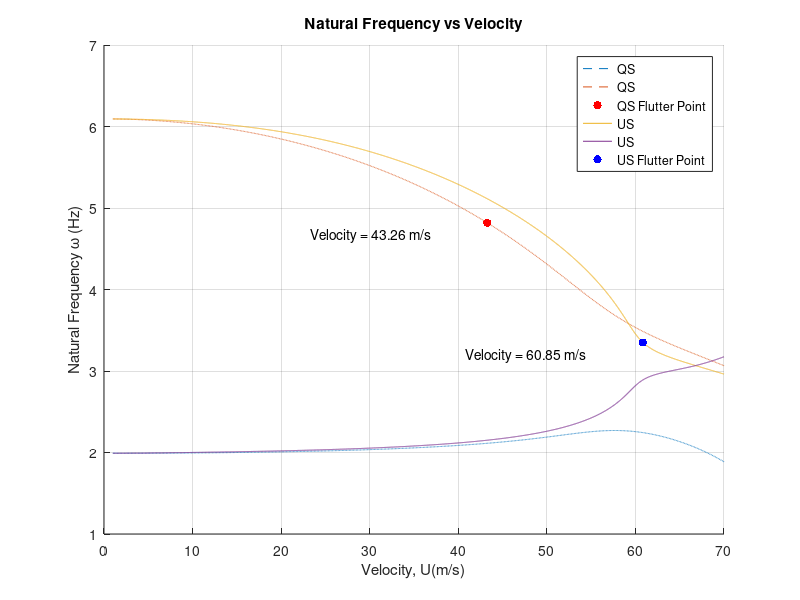
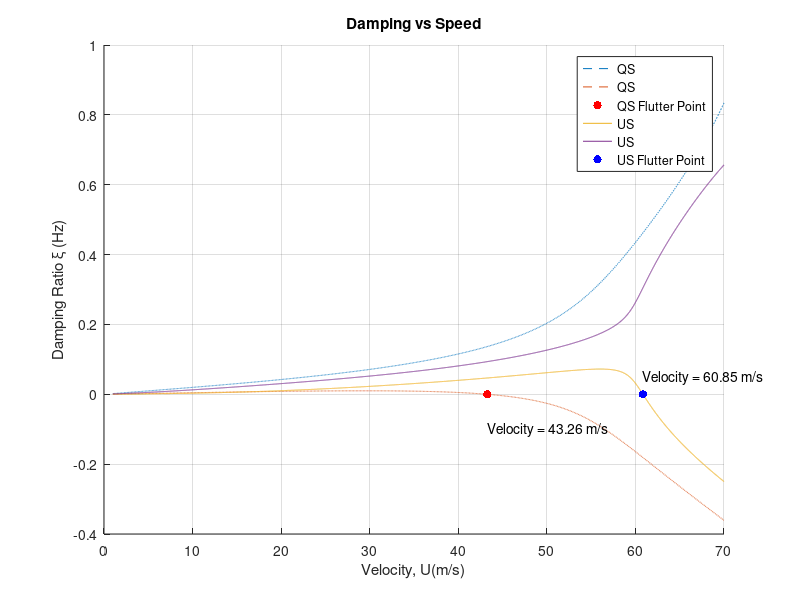

Reproduce these figures in MATLAB, in order.
clc
clear all

% Variables
MATERIAL_RHO = 2000;
AIR_RHO = 1.225;
c = 0.5;
b = c/2;
t = 0.02;
Xf = 0.45 * c;
LENGTH = 2.0;
MASS = MATERIAL_RHO * t * c * LENGTH;
Wh = 2 * 2 * pi;
Wa = 6 * 2 * pi;

a = Xf - b;
e = (Xf/c) - 0.25;

S = -MASS * a;
I_a = ((1/12)*MASS*c^2)+(MASS*a^2);

Kh = MASS*(Wh^2);
Ka = I_a*(Wa^2);

% Forming Matrix A, B, C, D , E, F
A = [ MASS S;
      S I_a ];

B = pi * (b^2) * [
      1 (b - Xf);
      (b - Xf) (((b-Xf)^2)+((b^2)/8)) ];

C = zeros(2);

D = pi * c * [ 
      1 (((3*c/4)-Xf)+c/4);
      (-e*c) ((b-Xf)^2+((3*c/4)-Xf)*(c/4)) ];

E = [ Kh 0;
      0 Ka ];

F = pi* c * [ 
      0 1;
      0 (-e*c) ];

U = linspace(1, 70, 7000);
QS_freq = zeros(70, 2);
QS_damp = zeros(70, 2);
I = eye(2);
ZEROS = zeros(2);

QS_flutter = 0;
stopper = 0;
idx = 0;

for i=1:length(U)
  
    M = A + AIR_RHO * B;
    H = C + AIR_RHO * U(i) * D;
    K = E + AIR_RHO * (U(i)^2) * F;

    
    Q = [ I ZEROS; ZEROS M ] \ [ ZEROS I; -K -H ];
    [vector, value] = eig(Q);
    sorted_value = sort(diag(value));
    
    QS_freq(i, 1) = abs(sorted_value(1)) / (2*pi); 
    QS_freq(i, 2) = abs(sorted_value(3)) / (2*pi);
    
    QS_damp(i, 1) = -real(sorted_value(1)) / abs(sorted_value(1));
    QS_damp(i, 2) = -real(sorted_value(3)) / abs(sorted_value(3));
    
    if(QS_damp(i, 2) < 0 && stopper == 0)
        QS_flutter = U(i);
        idx = i;
        stopper = stopper + 1;
    end

end


% Unsteady Aerodynamics
sai_1 = 0.165;
sai_2 = 0.335;
epsilon_1 = 0.0455;
epsilon_2 = 0.30;

US_freq = zeros(70, 2);
US_damp = zeros(70, 2);

US_flutter = 0;
US_stopper = 0;
US_idx = 0;

for j = 1:length(U)
    
    phi_0 = 0.5; % slide 29
    phi_d_0 = (epsilon_1 * U(j) * sai_1)/b + (epsilon_2 * U(j) * sai_2)/b;
    
    M = [
        MASS + AIR_RHO*pi*(b^2), S - AIR_RHO*pi*(b^2)*(Xf-b);
        S - AIR_RHO*pi*(b^2)*(Xf-b),  I_a + AIR_RHO*pi*(b^2)*((Xf-b)^2 + b^2/8)
    ];

    C = AIR_RHO*pi*U(j)*c*[
        phi_0,  c/4 + phi_0 * (3*c/4 - Xf);
        -e*c*phi_0,  (3*c/4 - Xf)*(c/4 - e*c*phi_0);
    ];

    K = [
        Kh + AIR_RHO*pi*U(j)*c*phi_d_0,  AIR_RHO*pi*U(j)*c*(U(j)*phi_0 + (3*c/4 - Xf)*phi_d_0);
        -AIR_RHO*pi*U(j)*e*(c^2)*phi_d_0,  Ka - AIR_RHO*pi*U(j)*e*(c^2)*(U(j)*phi_0 + (3*c/4 - Xf) * phi_d_0)
    ];
    
    W = 2*AIR_RHO*pi*(U(j)^3)*[
        -sai_1*(epsilon_1^2)/b, -sai_2*(epsilon_2^2)/b,  sai_1*epsilon_1*(1-epsilon_1*(1-2*e)),  sai_2*epsilon_2*(1-epsilon_2*(1-2*e));
        e*c*sai_1*(epsilon_1^2)/b, e*c*sai_2*(epsilon_2^2)/b,  -e*c*sai_1*epsilon_1*(1-epsilon_1*(1-2*e)), -e*c*sai_2*epsilon_2*(1-epsilon_2*(1-2*e))
    ];
        
    B = [1 0; 1 0; 0 1; 0 1];
    
    G = [
        -epsilon_1*U(j)/b 0 0 0;
        0 -epsilon_2*U(j)/b 0 0;
        0 0 -epsilon_1*U(j)/b 0;
        0 0 0 -epsilon_2*U(j)/b;
    ];
    
    Q = [
        (-inv(M)*C), (-inv(M)*K), (-inv(M)*W);
        eye(2), zeros(2), zeros(2,4);
        zeros(4,2), B, G  
    ];

    [vector, value] = eig(Q);
    sorted_value = value(imag(value)~=0);
        
    US_freq(j, 1) = abs(sorted_value(1)) / (2*pi); 
    US_freq(j, 2) = abs(sorted_value(3)) / (2*pi);
    
    US_damp(j, 1) = -real(sorted_value(1)) / abs(sorted_value(1));
    US_damp(j, 2) = -real(sorted_value(3)) / abs(sorted_value(3));
    
    if(US_damp(j, 1) < 0 && US_stopper == 0)
        US_flutter = U(j);
        US_idx = j;
        US_stopper = US_stopper + 1;
    end
    
end


figure
title('Natural Frequency vs Velocity')
ylabel('Natural Frequency \omega (Hz)')
xlabel('Velocity, U(m/s)')
grid on
hold on 
plot(U, QS_freq(:, 1), '--')
plot(U, QS_freq(:, 2), '--')
plot(QS_flutter, QS_freq(idx, 2), 'r.', 'MarkerSize', 18)
plot(U, US_freq(:, 1))
plot(U, US_freq(:, 2))
plot(US_flutter, US_freq(US_idx, 1), 'b.', 'MarkerSize', 18)
legend('QS', 'QS', 'QS Flutter Point', 'US', 'US', 'US Flutter Point')
text(QS_flutter-20, QS_freq(idx,2)-0.15, sprintf('Velocity = %.2f m/s', QS_flutter))
text(US_flutter-20, US_freq(US_idx,1)-0.15, sprintf('Velocity = %.2f m/s', US_flutter))


figure
title('Damping Ratio vs Speed')
ylabel('Damping Ratio \xi (Hz)')
xlabel('Velocity, U(m/s)')
grid on
hold on
title('Damping vs Speed')
plot(U, QS_damp(:, 1), '--')
plot(U, QS_damp(:, 2), '--')
plot(QS_flutter, QS_damp(idx, 2), 'r.', 'MarkerSize', 18)
plot(U, US_damp(:, 1))
plot(U, US_damp(:, 2))
plot(US_flutter, US_damp(US_idx, 1), 'b.', 'MarkerSize', 18)
legend('QS', 'QS', 'QS Flutter Point', 'US', 'US', 'US Flutter Point')
text(QS_flutter, QS_damp(idx,2)-0.10, sprintf('Velocity = %.2f m/s', QS_flutter))
text(US_flutter, US_damp(US_idx,1)+0.05, sprintf('Velocity = %.2f m/s', US_flutter))


